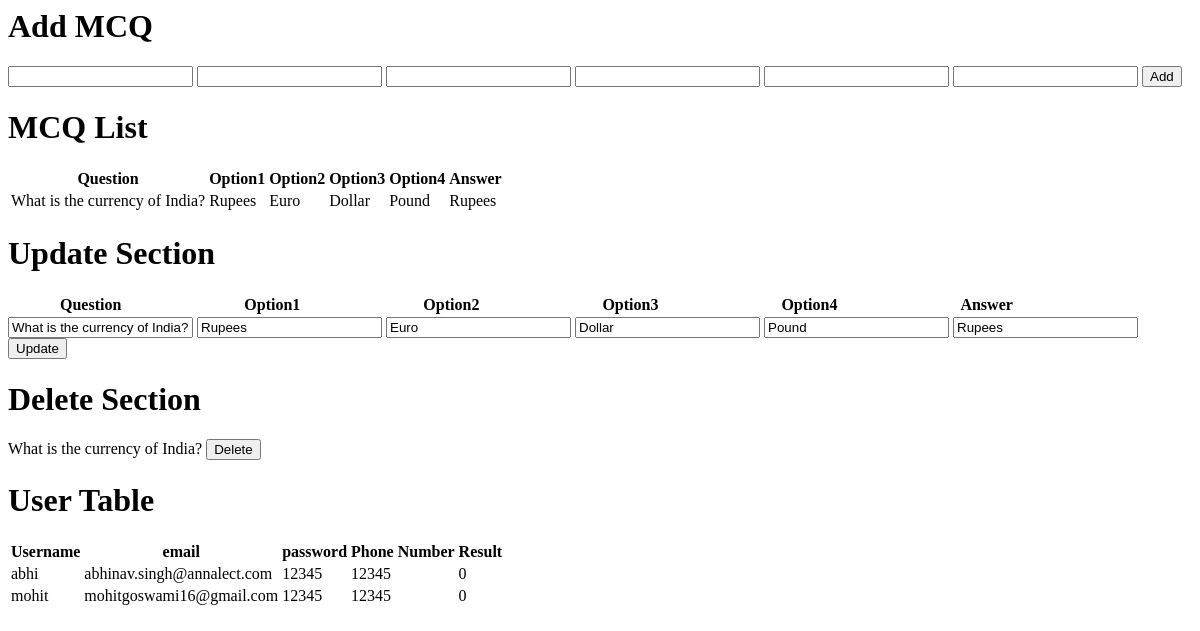
/admin, run on an earlier commit of the app's database.
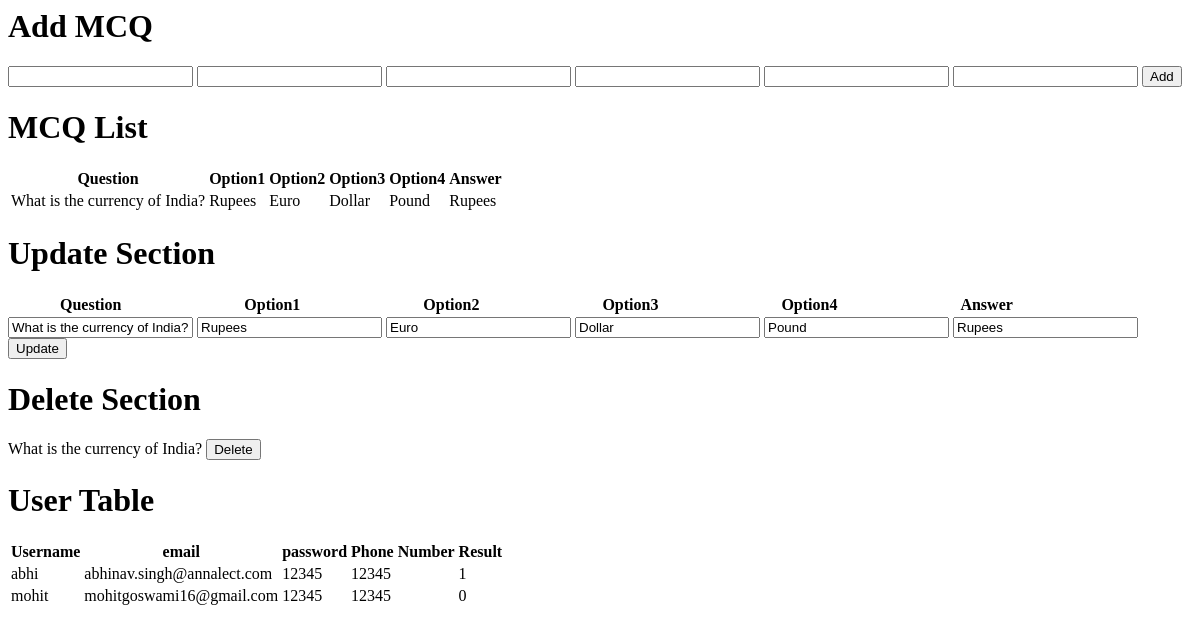
And on a later commit of the database.
### app.py (models this page shows, shortened)
class MCQ(db.Model):
    sno = db.Column(db.Integer(), unique=True, nullable=False, primary_key=True)
    question = db.Column(db.String(10000),unique=True, nullable=False)
    option1 = db.Column(db.String(1000), nullable=False)
    option2 = db.Column(db.String(1000), nullable=False)
    option3 = db.Column(db.String(1000), nullable=False)
    option4 = db.Column(db.String(1000), nullable=False)
    answer = db.Column(db.String(1000), nullable=False)

class User(db.Model):
    uid = db.Column(db.Integer(), unique=True, nullable=False, primary_key=True)
    username = db.Column(db.String(100), nullable=False)
    email = db.Column(db.String(100),unique=True, nullable=False)
    password = db.Column(db.String(100),nullable=False)
    phone = db.Column(db.String(20), nullable=False)
    result = db.Column(db.Integer(), nullable=False)

### app.py (the view, shortened to what this page needs)
@app.route("/admin",methods=["GET","POST"])
def home():
    userList = User.query.all()
    mcqList =MCQ.query.all()
    print(len(userList))
    print(len(mcqList))
    return render_template("admin.html",mcqList=mcqList,userList=userList)

### templates/admin.html (shortened to what this page needs)
<html>
<body>
    <h1>Add MCQ</h1>
    <form method="POST" action="/admin">
        <input type="text" name="question">
        <input type="text" name="option1">
        <input type="text" name="option2">
        <input type="text" name="option3">
        <input type="text" name="option4">
        <input type="text" name="answer">
        <input type="submit" value="Add">
    </form>
    <h1>MCQ List</h1>
    <table>
        <thead>
            <tr>
                <th>Question</th>
                <th>Option1</th>
                <th>Option2</th>
                <th>Option3</th>
                <th>Option4</th>
                <th>Answer</th>
            </tr>
        </thead>
        <tbody>
            {% for mcq in mcqList %}
                <tr>
                    <td>{{ mcq.question }}</td>
                    <td>{{ mcq.option1 }}</td>
                    <td>{{ mcq.option2 }}</td>
                    <td>{{ mcq.option3 }}</td>
                    <td>{{ mcq.option4 }}</td>
                    <td>{{ mcq.answer }}</td>
                </tr>
            {% endfor %}
        </tbody>
    </table>
    <h1>Update Section</h1>
    <table>
        <thead>
            <tr>
                <th style="padding-left: 50px;">Question</th>
                <th style="padding-left: 120px;">Option1</th>
                <th style="padding-left: 120px;">Option2</th>
                <th style="padding-left: 120px;">Option3</th>
                <th style="padding-left: 120px;">Option4</th>
                <th style="padding-left: 120px;">Answer</th>
            </tr>
        </thead>
    </table>
    {% for mcq in mcqList %}
    <form method="POST" action="./update">
        <input type="text" name="new_question" value="{{mcq.question}}">
        <input type="text" name="new_option1" value="{{mcq.option1}}" >
        <input type="text" name="new_option2"value="{{mcq.option2}}">
        <input type="text" name="new_option3"value="{{mcq.option3}}">
        <input type="text" name="new_option4"value="{{mcq.option4}}">
        <input type="text" name="new_answer" value="{{mcq.answer}}">
        <input type="submit" value="Update">
    </form>
    {% endfor %}
    <h1>Delete Section</h1>
    {% for mcq in mcqList %}
        <form action="./delete" method="POST">
            <p>{{mcq.question}}
            <input type="submit" value="Delete">
            </p>
        </form>
    {% endfor %}
    <h1>User Table</h1>
    <table>
        <thead>
            <tr>
                <th>Username</th>
                <th>email</th>
                <th>password</th>
                <th>Phone Number</th>
                <th>Result</th>
            </tr>
        </thead>
        <tbody>
            {% for user in userList %}
                <tr>
                    <td>{{ user.username }}</td>
                    <td>{{ user.email }}</td>
                    <td>{{ user.password }}</td>
                    <td>{{ user.phone }}</td>
                    <td>{{ user.result }}</td>
                </tr>
            {% endfor %}
        </tbody>
    </table>
</body>
</html>

What changed in the data, as far as the page shows it:
changed User "abhi": result "0" → "1"
